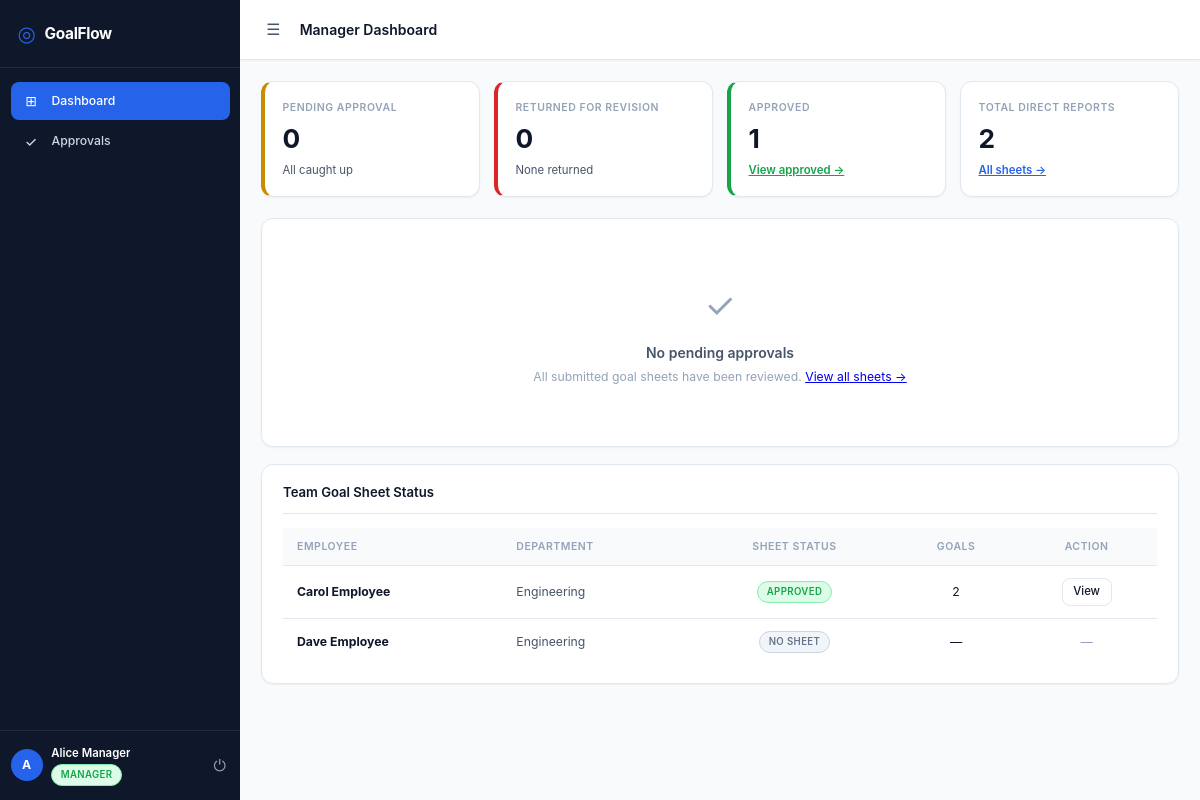
The page /manager/dashboard (signed in) on the database its author committed.
### app/models.py (models this page shows)
class User(Base):
    __tablename__ = "users"
    id         = Column(Integer, primary_key=True, index=True)
    name       = Column(Text, nullable=False)
    email      = Column(Text, unique=True, nullable=False, index=True)
    password_hash = Column(Text, nullable=False)
    role       = Column(Text, nullable=False)        # employee | manager | admin
    manager_id = Column(Integer, ForeignKey("users.id"), nullable=True)
    department = Column(Text, nullable=True)
    is_active  = Column(Boolean, default=True)
    created_at = Column(DateTime, default=datetime.utcnow)
    manager        = relationship("User", remote_side=[id], backref="direct_reports")
    goal_sheets    = relationship("GoalSheet", back_populates="employee",
                                  foreign_keys="GoalSheet.employee_id")
    approved_sheets = relationship("GoalSheet", back_populates="approver",
                                   foreign_keys="GoalSheet.approved_by")
    audit_logs     = relationship("AuditLog", back_populates="changed_by_user",
                                  foreign_keys="AuditLog.changed_by")

class GoalSheet(Base):
    __tablename__ = "goal_sheets"
    id          = Column(Integer, primary_key=True, index=True)
    employee_id = Column(Integer, ForeignKey("users.id"), nullable=False)
    cycle_id    = Column(Integer, ForeignKey("cycles.id"), nullable=False)
    status      = Column(Text, nullable=False, default="draft")
    submitted_at = Column(DateTime, nullable=True)
    approved_at  = Column(DateTime, nullable=True)
    approved_by  = Column(Integer, ForeignKey("users.id"), nullable=True)
    locked_at    = Column(DateTime, nullable=True)
    is_unlocked  = Column(Boolean, default=False)
    unlock_reason = Column(Text, nullable=True)
    unlocked_by  = Column(Integer, ForeignKey("users.id"), nullable=True)
    unlocked_at  = Column(DateTime, nullable=True)
    manager_comments = Column(Text, nullable=True)   # overall approval comments
    return_reason    = Column(Text, nullable=True)   # reason when returned
    created_at   = Column(DateTime, default=datetime.utcnow)
    employee  = relationship("User", back_populates="goal_sheets",
                             foreign_keys=[employee_id])
    approver  = relationship("User", back_populates="approved_sheets",
                             foreign_keys=[approved_by])
    unlocker  = relationship("User", foreign_keys=[unlocked_by])
    cycle     = relationship("Cycle", back_populates="goal_sheets")
    goals     = relationship("Goal", back_populates="goal_sheet",
                             cascade="all, delete-orphan")
    check_ins = relationship("CheckIn", back_populates="goal_sheet")

### app/routers/manager.py (the view)
@router.get("/dashboard", response_class=HTMLResponse)
def manager_dashboard(
    request: Request,
    flash_success: str = None,
    flash_error: str   = None,
    current_user: User = Depends(require_manager),
    db: Session = Depends(get_db),
):
    sheets = _team_sheets(db, current_user)
    pending_count  = sum(1 for s in sheets if s.status == "submitted")
    returned_count = sum(1 for s in sheets if s.status == "returned")
    approved_count = sum(1 for s in sheets if s.status == "approved")
    draft_count    = sum(1 for s in sheets if s.status == "draft")
    action_needed = [s for s in sheets if s.status == "submitted"][:5]
    return templates.TemplateResponse("manager/dashboard.html", {
        "request":        request,
        "user":           current_user,
        "pending_count":  pending_count,
        "returned_count": returned_count,
        "approved_count": approved_count,
        "draft_count":    draft_count,
        "action_needed":  action_needed,
        "total_reports":  len(current_user.direct_reports),
        "flash_success":  flash_success,
        "flash_error":    flash_error,
    })

### templates/manager/dashboard.html (shortened to what this page needs)
{% extends "base.html" %}
{% block page_title %}Manager Dashboard{% endblock %}
{% block content %}
<div class="stats-grid" style="grid-template-columns:repeat(auto-fit,minmax(160px,1fr))">
  <div class="stat-card stat-yellow">
    <div class="stat-label">Pending Approval</div>
    <div class="stat-value">{{ pending_count }}</div>
    <div class="stat-sub">
      {% if pending_count > 0 %}
        <a href="/manager/approvals?status_filter=submitted"
           style="color:var(--yellow);font-weight:600">Review now →</a>
      {% else %}
        All caught up
      {% endif %}
    </div>
  </div>
  <div class="stat-card stat-red">
    <div class="stat-label">Returned for Revision</div>
    <div class="stat-value">{{ returned_count }}</div>
    <div class="stat-sub">
      {% if returned_count > 0 %}
        <a href="/manager/approvals?status_filter=returned"
           style="color:var(--red);font-weight:600">View returned →</a>
      {% else %}
        None returned
      {% endif %}
    </div>
  </div>
  <div class="stat-card stat-green">
    <div class="stat-label">Approved</div>
    <div class="stat-value">{{ approved_count }}</div>
    <div class="stat-sub">
      <a href="/manager/approvals?status_filter=approved"
         style="color:var(--green);font-weight:600">View approved →</a>
    </div>
  </div>
  <div class="stat-card">
    <div class="stat-label">Total Direct Reports</div>
    <div class="stat-value">{{ total_reports }}</div>
    <div class="stat-sub">
      <a href="/manager/approvals?status_filter=all"
         style="color:var(--brand-primary);font-weight:600">All sheets →</a>
    </div>
  </div>
</div>
{% if action_needed %}
<div class="card">
  <div class="card-header">
    <span class="card-title">⚡ Action Required — Pending Approvals</span>
    <a href="/manager/approvals?status_filter=submitted" class="btn btn-secondary btn-sm">
      View All ({{ pending_count }})
    </a>
  </div>
  <div class="table-wrapper" style="border:none;border-radius:0">
    <table>
      <thead>
        <tr>
          <th>Employee</th>
          <th>Submitted</th>
          <th style="text-align:center">Goals</th>
          <th style="text-align:right">Weightage</th>
          <th style="text-align:center">Action</th>
        </tr>
      </thead>
      <tbody>
        {% for s in action_needed %}
        {% set goals = s.goals %}
        {% set total_w = goals | sum(attribute='weightage') %}
        <tr>
          <td>
            <div style="font-weight:600">{{ s.employee.name }}</div>
            <div style="font-size:.75rem;color:var(--text-muted)">{{ s.employee.department or '' }}</div>
          </td>
          <td style="color:var(--text-secondary)">
            {{ s.submitted_at.strftime('%d %b %Y') if s.submitted_at else '—' }}
          </td>
          <td style="text-align:center">{{ goals | length }}</td>
          <td style="text-align:right;font-weight:700;
              color:{% if total_w == 100 %}var(--green){% else %}var(--red){% endif %}">
            {{ "%.0f"|format(total_w) }}%
          </td>
          <td style="text-align:center">
            <a href="/manager/approvals/{{ s.id }}" class="btn btn-primary btn-sm">Review</a>
          </td>
        </tr>
        {% endfor %}
      </tbody>
    </table>
  </div>
</div>
{% else %}
<div class="card">
  <div class="empty-state">
    <div class="empty-state-icon">✓</div>
    <div class="empty-state-title">No pending approvals</div>
    <div class="empty-state-desc">
      All submitted goal sheets have been reviewed.
      <a href="/manager/approvals?status_filter=all">View all sheets →</a>
    </div>
  </div>
</div>
{% endif %}
<div class="card">
  <div class="card-header">
    <span class="card-title">Team Goal Sheet Status</span>
  </div>
  {% set reports = user.direct_reports %}
  {% if reports %}
  <div class="table-wrapper" style="border:none;border-radius:0">
    <table>
      <thead>
        <tr>
          <th>Employee</th>
          <th>Department</th>
          <th style="text-align:center">Sheet Status</th>
          <th style="text-align:center">Goals</th>
          <th style="text-align:center">Action</th>
        </tr>
      </thead>
      <tbody>
        {% for emp in reports %}
        {% set emp_sheet = emp.goal_sheets | sort(attribute='created_at', reverse=True) | first if emp.goal_sheets else none %}
        <tr>
          <td><strong>{{ emp.name }}</strong></td>
          <td style="color:var(--text-secondary)">{{ emp.department or '—' }}</td>
          <td style="text-align:center">
            {% if emp_sheet %}
              <span class="badge badge-{{ emp_sheet.status }}">{{ emp_sheet.status | capitalize }}</span>
            {% else %}
              <span class="badge badge-not_started">No Sheet</span>
            {% endif %}
          </td>
          <td style="text-align:center">
            {{ emp_sheet.goals | length if emp_sheet else '—' }}
          </td>
          <td style="text-align:center">
            {% if emp_sheet and emp_sheet.status == 'submitted' %}
              <a href="/manager/approvals/{{ emp_sheet.id }}" class="btn btn-primary btn-sm">Review</a>
            {% elif emp_sheet %}
              <a href="/manager/approvals/{{ emp_sheet.id }}" class="btn btn-secondary btn-sm">View</a>
            {% else %}
              <span class="text-muted">—</span>
            {% endif %}
          </td>
        </tr>
        {% endfor %}
      </tbody>
    </table>
  </div>
  {% else %}
  <div class="empty-state">
    <div class="empty-state-icon">◈</div>
    <div class="empty-state-title">No direct reports assigned</div>
    <div class="empty-state-desc">Contact HR Admin to assign employees to your team.</div>
  </div>
  {% endif %}
</div>
{% endblock %}

### templates/base.html (shortened to what this page needs)
<!DOCTYPE html>
<html lang="en">
<head>
  <link rel="stylesheet" href="/static/css/styles.css" />
</head>
<body>
{% if user is defined and user %}
<aside class="sidebar" id="sidebar">
  <div class="sidebar-brand">
    <span class="brand-icon">◎</span>
    <span class="brand-name">GoalFlow</span>
  </div>
  <nav class="sidebar-nav">
    {% if user.role == "employee" %}
      <a href="/employee/dashboard"  class="nav-item {% if request.url.path == '/employee/dashboard' %}active{% endif %}">
        <span class="nav-icon">⊞</span> Dashboard
      </a>
      <a href="/employee/goals"      class="nav-item {% if '/employee/goals' in request.url.path %}active{% endif %}">
        <span class="nav-icon">◈</span> My Goals
      </a>
      <a href="/employee/updates"    class="nav-item {% if '/employee/updates' in request.url.path %}active{% endif %}">
        <span class="nav-icon">↗</span> Quarterly Updates
      </a>
    {% elif user.role == "manager" %}
      <a href="/manager/dashboard"   class="nav-item {% if request.url.path == '/manager/dashboard' %}active{% endif %}">
        <span class="nav-icon">⊞</span> Dashboard
      </a>
      <a href="/manager/approvals"   class="nav-item {% if '/manager/approvals' in request.url.path %}active{% endif %}">
        <span class="nav-icon">✓</span> Approvals
      </a>
    {% endif %}
  </nav>
  <div class="sidebar-footer">
    <div class="user-chip">
      <div class="user-avatar">{{ user.name[0].upper() }}</div>
      <div class="user-info">
        <span class="user-name">{{ user.name }}</span>
        <span class="user-role badge badge-{{ user.role }}">{{ user.role | capitalize }}</span>
      </div>
    </div>
    <a href="/logout" class="logout-btn" title="Sign out">⏻</a>
  </div>
</aside>
{% endif %}
<main class="main-content {% if not (user is defined and user) %}full-width{% endif %}">
  {% if user is defined and user %}
  <header class="topbar">
    <button class="sidebar-toggle" onclick="toggleSidebar()" title="Toggle sidebar">☰</button>
    <h1 class="page-title">{% block page_title %}{% endblock %}</h1>
  </header>
  {% endif %}
  <div class="page-body">
    {% block content %}{% endblock %}
  </div>
</main>
</body>
</html>

### rows shown on the page
User: name "A", name "Alice Manager", role "MANAGER"
User: name "Carol Employee", department "Engineering", goals|length "2"
GoalSheet: status "APPROVED"
User: name "Dave Employee", department "Engineering", shows "NO SHEET", goals|length "—"

### other values the page prints
{{ pending_count }} "0"
{{ returned_count }} "0"
{{ approved_count }} "1"
{{ total_reports }} "2"
